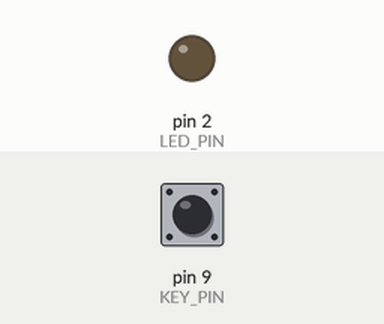
This sketch was run on a simulated Arduino Leonardo, built with avr-gcc and run on an emulated ATmega32U4. Parts: output pins drawn as LEDs (lit = HIGH). Inputs (shaded band) come from the test bench; at power-on: pin 9 (KEY_PIN) HIGH. USB keyboard and mouse output is not drawn.

Above: at 0.8 s.
0.9 s: pin 9 (KEY_PIN) pulled LOW for 0.15 s
At 0.98 s:
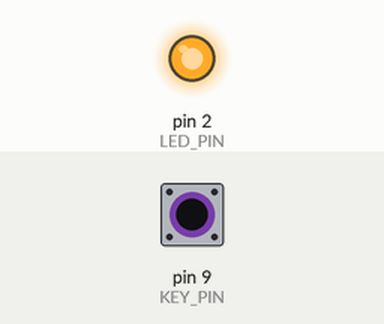
2.5 s: pin 9 (KEY_PIN) pulled LOW for 3.2 s
At 6.0 s:
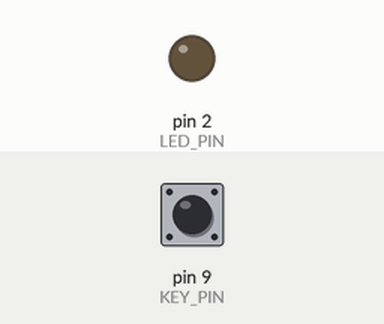
Timing chart, 0 to 7.5 s (numbered marks = the images above; inputs shaded):
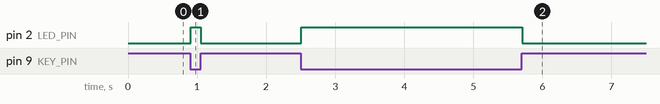

Measured:
- after the input at 0.9 s, pin 2 (LED_PIN): LOW → HIGH at once, → LOW 0.15 s later
- after the input at 2.5 s, pin 2 (LED_PIN): LOW → HIGH at once, → LOW 3.2 s later

The sketch:

onekeykeyboard.ino
```cpp
#include <Keyboard.h>
#define LED_PIN 2
#define KEY_PIN 9
#define DEBOUNCE_TIME 5
#define KEY_LOCKOUT 500
void setup(){
  pinMode(LED_PIN, OUTPUT);
  pinMode(KEY_PIN, INPUT_PULLUP);
  while ( digitalRead(KEY_PIN) != LOW ){}
  Keyboard.begin();
}

void loop(){
  if (readForKey()){
    int timeStarted = millis();
    int character = 65;
    while ( timeElapsed(timeStarted) < KEY_LOCKOUT ){
      if (character > 127){
        character = 0;
      }
      if (readForKey()){
        timeStarted = millis();
        character ++;
      }
    }
    Keyboard.write(character);
  }
}
bool readForKey(){
  if (digitalRead(KEY_PIN) == LOW){
    delay(DEBOUNCE_TIME);
    while(digitalRead(KEY_PIN) == LOW){
      digitalWrite(LED_PIN, HIGH);
    }
    delay(DEBOUNCE_TIME);
    digitalWrite(LED_PIN, LOW);
    return true;
  }else{
    return false;
  }

}
int timeElapsed(int timestarted){
  return millis() - timestarted;
}
```
